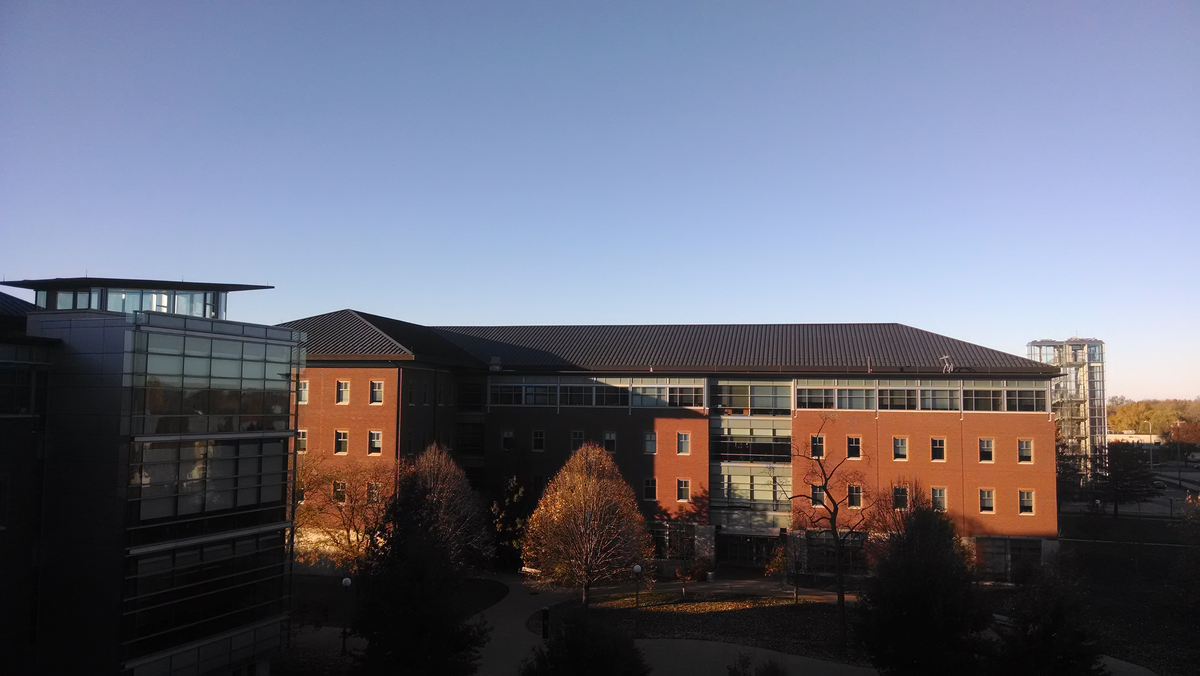
#> input picture testsky/test.png, 1200 x 676 px
$ python step2.py   (older library calls are emulated)
#> lines starting #> are read from the running program, lines starting #| are printed output that depends on the picture
import cv2
import numpy as np
from matplotlib import pyplot as plt
import collections


class Size(object):

    def __init__(self, x, y):
        self.width = x
        self.hight = y

SHOWALL = True
DELAY_CAPTION = 1500
DELAY_BLUR = 100
MAX_KERNEL_LENGTH = 31

imgs = collections.OrderedDict()

img = cv2.imread('test.png',
                 0)
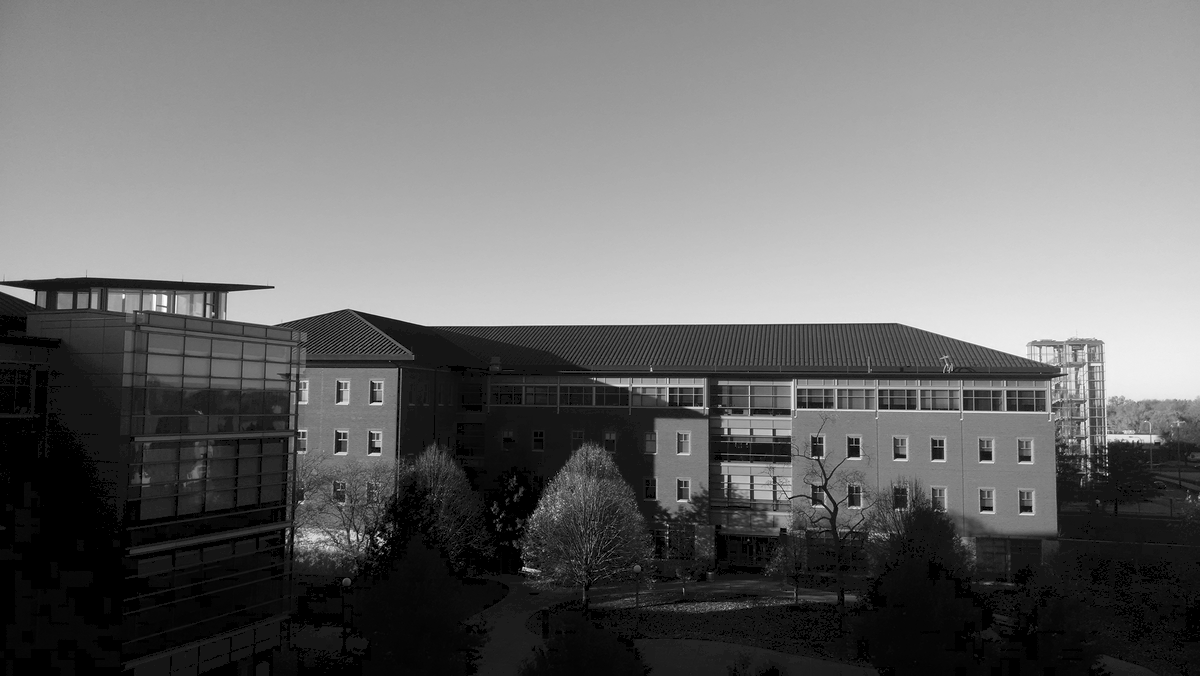
#> img: shape (676, 1200); min 0, max 255, mean 107.1
imgs["orginal"] = img

imgs["GBlur" + str(7)] = cv2.GaussianBlur(img, (7, 7), 0)
imgs["GBlur" + str(9)] = cv2.GaussianBlur(img, (9, 9), 0)

#> (the run stopped early here; a loop or call above may not have finished)
